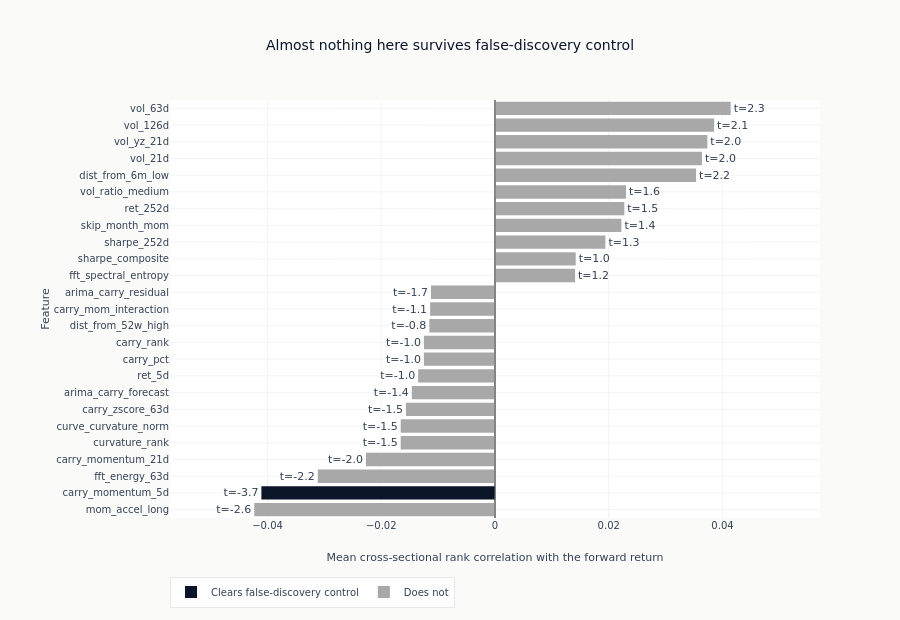

The cell this chart's notebook holds for it:
### Markdown cell above
### Every feature ranked, with the correction attached

The bars are the average IC, ordered by size, and the number on each is its
Newey-West t-statistic. Colour is one thing throughout this section and the next: the
feature cleared false-discovery control, or it did not. Reading the two together is
the point - a bar can be among the longest and still be uncoloured, which says the
association is large relative to the others and small relative to its own uncertainty.

### Code cell
top = eval_summary.head(min(RANKED_SHOWN, len(eval_summary))).sort("ic_mean")

SURVIVES, DOES_NOT = COLORS["blue"], GRAY_FILLS["muted"]

fig = go.Figure(
    go.Bar(
        x=top["ic_mean"].to_list(),
        y=top["feature"].to_list(),
        orientation="h",
        marker_color=[SURVIVES if sig else DOES_NOT for sig in top["fdr_sig"].to_list()],
        text=[f"t={value:.1f}" for value in top["hac_t"].to_list()],
        textposition="outside",
        showlegend=False,
    )
)
for colour, label in ((SURVIVES, "Clears false-discovery control"), (DOES_NOT, "Does not")):
    fig.add_trace(go.Bar(x=[None], y=[None], orientation="h", marker_color=colour, name=label))
fig.add_vline(x=0, line=dict(color=GRAY_FILLS["border"], width=1))
# The t-statistic is drawn past the end of its bar, so the axis needs room beyond the
# longest one or the leftmost label runs into the feature names.
ic_span = max(abs(value) for value in top["ic_mean"].to_list()) * 1.35
fig.update_layout(
    template="ml4t",
    height=620,
    width=900,
    title_text="Almost nothing here survives false-discovery control",
    xaxis_title="Mean cross-sectional rank correlation with the forward return",
    xaxis_range=[-ic_span, ic_span],
    yaxis_title="Feature",
    margin=dict(l=170),
    legend=dict(orientation="h", y=-0.14),
)
fig.show()

### Figure 1 — Plotly figure (JSON) as saved in the notebook; plotly's stock layout.template omitted (floating-point values rounded to 4 significant figures)
{"data": [{"marker": {"color": ["#a8a8a8", "#0a1628", "#a8a8a8", "#a8a8a8", "#a8a8a8", "#a8a8a8", "#a8a8a8", "#a8a8a8", "#a8a8a8", "#a8a8a8", "#a8a8a8", "#a8a8a8", "#a8a8a8", "#a8a8a8", "#a8a8a8", "#a8a8a8", "#a8a8a8", "#a8a8a8", "#a8a8a8", "#a8a8a8", "#a8a8a8", "#a8a8a8", "#a8a8a8", "#a8a8a8", "#a8a8a8"]}, "orientation": "h", "showlegend": false, "text": ["t=-2.6", "t=-3.7", "t=-2.2", "t=-2.0", "t=-1.5", "t=-1.5", "t=-1.5", "t=-1.4", "t=-1.0", "t=-1.0", "t=-1.0", "t=-0.8", "t=-1.1", "t=-1.7", "t=1.2", "t=1.0", "t=1.3", "t=1.4", "t=1.5", "t=1.6", "t=2.2", "t=2.0", "t=2.0", "t=2.1", "t=2.3"], "textposition": "outside", "type": "bar", "x": [-0.04234, -0.04108, -0.03116, -0.0227, -0.01658, -0.01658, -0.01565, -0.01463, -0.01351, -0.0125, -0.0125, -0.01154, -0.01141, -0.01126, 0.01408, 0.01419, 0.01941, 0.02223, 0.02274, 0.02303, 0.03536, 0.03639, 0.03734, 0.03853, 0.04144], "y": ["mom_accel_long", "carry_momentum_5d", "fft_energy_63d", "carry_momentum_21d", "curvature_rank", "curve_curvature_norm", "carry_zscore_63d", "arima_carry_forecast", "ret_5d", "carry_pct", "carry_rank", "dist_from_52w_high", "carry_mom_interaction", "arima_carry_residual", "fft_spectral_entropy", "sharpe_composite", "sharpe_252d", "skip_month_mom", "ret_252d", "vol_ratio_medium", "dist_from_6m_low", "vol_21d", "vol_yz_21d", "vol_126d", "vol_63d"]}, {"marker": {"color": "#0a1628"}, "name": "Clears false-discovery control", "orientation": "h", "type": "bar", "x": [null], "y": [null]}, {"marker": {"color": "#a8a8a8"}, "name": "Does not", "orientation": "h", "type": "bar", "x": [null], "y": [null]}], "layout": {"height": 620, "legend": {"orientation": "h", "y": -0.14}, "margin": {"l": 170}, "shapes": [{"line": {"color": "#666666", "width": 1}, "type": "line", "x0": 0, "x1": 0, "xref": "x", "y0": 0, "y1": 1, "yref": "y domain"}], "title": {"text": "Almost nothing here survives false-discovery control"}, "width": 900, "xaxis": {"range": [-0.05715, 0.05715], "title": {"text": "Mean cross-sectional rank correlation with the forward return"}}, "yaxis": {"title": {"text": "Feature"}}}}
